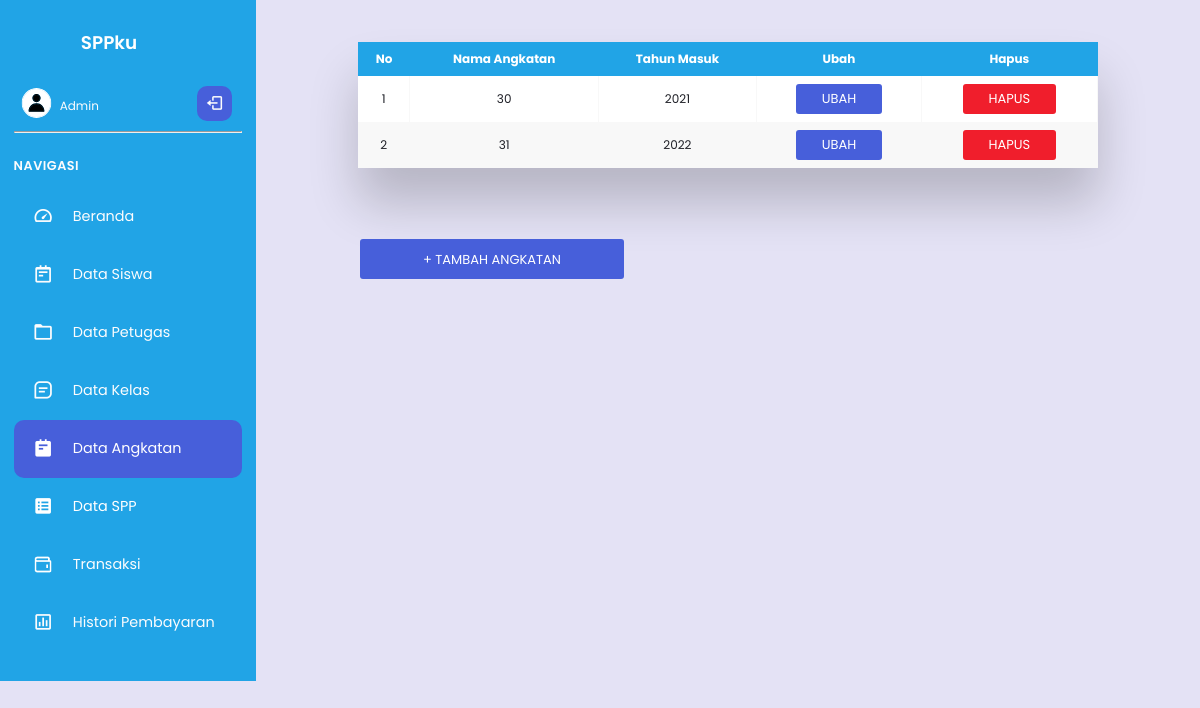
Page /admin/dataangkatan.php on the committed database.
### tables this page shows
CREATE TABLE `angkatan` (
  `id_angkatan` int(11) NOT NULL,
  `nama_angkatan` varchar(255) NOT NULL,
  `tahun_masuk` varchar(255) NOT NULL
);

### admin/dataangkatan.php (the view, shortened to what this page needs)
<!DOCTYPE html>
<html lang="en">
<head>
  <link rel="stylesheet" href="style.css?<?php echo time(); ?>">
  <link href='https://unpkg.com/boxicons@2.0.9/css/boxicons.min.css' rel='stylesheet'>
</head>
<body>
<nav>
    <div class="sidebar-top">
      <h3 class="hide">SPPku</h3>
    </div>
    <div class="sidebar-footer">
      <div class="admin-user tooltip-element" data-tooltip="1">
        <div class="admin-profile hide">
          <img src="gambar/Profile4.svg" alt="" width="30" height="30">
          <div class="admin-info">
            <h5>Admin</h5>
          </div>
        </div>
        <a href="logout.php" class="log-out">
          <i class='bx bx-log-out ' ></i>
        </a>
      </div>
      <hr>
    </div>
    <div class="sidebar-links">
    <h4 class="hide">Navigasi</h4>
      <ul>
      <li class="tooltip-element" data-tooltip="1">
          <a href="index.php" data-active="1">
            <div class="icon">
            <i class='bx bx-tachometer'></i>
            </div>
            <span class="link hide">Beranda</span>
          </a>
        </li>
        <li class="tooltip-element" data-tooltip="0" class="ac">
          <a href="datasiswa.php"  data-active="0">
            <div class="icon">
            <i class='bx bx-notepad'></i>
            </div>
            <span class="link hide">Data Siswa</span>
          </a>
        </li>
        <li class="tooltip-element" data-tooltip="0" class="ac">
          <a href="datapetugas.php"  data-active="0">
            <div class="icon">
            <i class='bx bx-folder'></i>
            </div>
            <span class="link hide">Data Petugas</span>
          </a>
        </li>
        <li class="tooltip-element" data-tooltip="0" class="ac">
          <a href="datakelas.php"  data-active="0">
            <div class="icon">
            <i class='bx bx-message-square-detail'></i>
            </div>
            <span class="link hide">Data Kelas</span>
          </a>
        </li>
        <div class="active-tab">
        <li class="tooltip-element" data-tooltip="0" class="ac">
          <a href="dataangkatan.php"  class="active" data-active="0">
            <div class="icon">
              <i class='bx bxs-notepad'></i>
            </div>
            <span class="link hide">Data Angkatan</span>
          </a>
        </li>
</div>
        <li class="tooltip-element" data-tooltip="0" class="ac">
          <a href="dataspp.php" class="active" data-active="0">
            <div class="icon">
            <i class='bx bxs-spreadsheet' style='color:#ffffff' ></i>
            </div>
            <span class="link hide">Data SPP</span>
          </a>
        </li>
        <li class="tooltip-element" data-tooltip="0">
          <a href="transaksi.php" data-active="4">
            <div class="icon">
            <img style="width:1.3rem; margin-left:19px;"/>
            </div>
            <span class="link hide">Transaksi</span>
          </a>
        </li>
        <li class="tooltip-element" data-tooltip="3">
          <a href="histori.php" data-active="3">
            <div class="icon">
              <i class='bx bx-bar-chart-square'></i>
            </div>
            <span class="link hide">Histori Pembayaran</span>
          </a>
        </li>
      </ul>
    </div>
  </nav>
  <main>
  <?php
        include "koneksi.php";
       $his=mysqli_query($conn, "select * from angkatan  order by nama_angkatan asc");
       $row = mysqli_num_rows($his);
       if($row==0){
        echo "<h3 style='color:black;text-align:center;' >  Tidak ada Data Angkatan</h3>";
        echo "<a href='tambah_angkatan.php' class='button-tambah2'>+Tambah Data</a>";
      }elseif($row >0){
?>
<div class="table-wrapper">
    <table class="fl-table">
        <thead>
        <tr>
        <th> No </th>
                            <th> Nama Angkatan </th>
                            <th> Tahun Masuk </th>
                            <th> Ubah </th>
                            <th> Hapus </th>
        </tr>
        </thead>
        <tbody>
        <?php
$no=0;
while($histori = mysqli_fetch_array($his)){
    $no++;
    $hapus="<td>"."<a href='hapus.php?id_angkatan=".$histori['id_angkatan']."' onclick='return confirm(\"Apakah anda yakin menghapus data ini?\")' class='button-hapus'>Hapus</a>"."</td>";
    $ubah="<td>"."<a href='ubah_angkatan.php?id_angkatan=".$histori['id_angkatan']."'  class='button-ubah'>Ubah</a>"."</td>";
?>
                          <tr>
                            <td><?=$no?></td>
                            <td><?=$histori['nama_angkatan']?></td>
                            <td><?=$histori['tahun_masuk'].$ubah.$hapus?></td>
                          </tr>
                          <?php
}
                          ?>
                        </tbody>
                      </table>
</div>
<a href="tambah_angkatan.php" class="button-tambah4">+ Tambah Angkatan</a>
<?php
      }
?>
  </main>
    </body>
    </html>

### admin/style.css (style rules this page uses)
*, *::before, *::after { padding: 0; margin: 0; box-sizing: border-box; }
:root { --main-color: #21a4e6; --main-color-dark: #475fda; --main-color-light: #5872f5; --text-color: #fcfcfd; }
body { font-family: "Poppins", sans-serif; overflow-x: hidden; background-color: #e4e2f5; min-height: 100vh; display: flex; position: relative; }
a { text-decoration: none; }
ul { list-style: none; }
nav { position: sticky; top: 0; left: 0; height: 100%; background-color: var(--main-color); width: 16rem; padding: 1.8rem 0.85rem; color: #fff; display: flex; flex-direction: column; transition: width 0.5s ease-in-out; }
nav::before { content: ""; position: absolute; width: 2rem; height: 100%; top: 0; left: 100%; }
main { flex: 1; padding: 2rem; color: #1f2027; display: flex; flex-direction: column; }
.sidebar-top { position: relative; display: flex; align-items: center; }
.sidebar-top h3 { padding-left: 0.5rem; font-weight: 600; font-size: 1.15rem; }
.sidebar-links ul { position: relative; margin-top: 0; }
.sidebar-links li { position: relative; padding: 2.5px 0; }
.sidebar-links a { color: var(--text-color); font-weight: 400; font-size: 0.9rem; display: flex; align-items: center; height: 53px; }
.icon { font-size: 1.3rem; text-align: center; min-width: 3.7rem; display: grid; grid-template-columns: 1fr; grid-template-rows: 1fr; }
.icon i { grid-column: 1 / 2; grid-row: 1 / 2; transition: 0.3s; }
.icon img { grid-column: 1 / 2; grid-row: 1 / 2; transition: 0.3s; }
.icon i:last-child { opacity: 0; color: #fff; }
.sidebar-links a.active, .sidebar-links a:hover { color: #fff; }
.sidebar-links a .link { transition: opacity 0.3s 0.2s, color 0.3s; }
.sidebar-links a.active i:last-child { opacity: 1; }
.active-tab { width: 100%; background-color: var(--main-color-dark); border-radius: 10px; transition: top 0.3s; }
.sidebar-links h4 { position: relative; font-size: 0.8rem; text-transform: uppercase; font-weight: 600; padding: 0 ; color: var(--text-color); letter-spacing: 0.5px; height: 45px; line-height: 45px; transition: opacity 0.3s 0.2s, height 0.5s 0s; }
.sidebar-footer { position: relative; margin-top: 0; margin-left: 0; }
.sidebar-footer hr { margin-top: 10px; color: #fff; height: 2px; margin-bottom: 10px; }
.admin-user { display: flex; align-items: center; margin-left: 0; margin-top: 30px; }
.admin-profile { white-space: nowrap; max-width: 100%; transition: opacity 0.3s 0.2s, max-width 0.7s 0s ease-in-out; display: flex; align-items: center; flex: 1; overflow: hidden; margin-right: 10px; }
.admin-user img { width: 2.9rem; border-radius: 50%; margin: 0 0.4rem; }
.admin-info { width: 100%; }
.admin-info h5 { font-weight: 400; font-size: 0.75rem; color: var(--text-color); margin-top: 0.3rem; line-height: 1; }
.log-out { display: flex; height: 35px; width: 35px; background-color: var(--main-color-dark); color: var(--text-color); align-items: center; justify-content: center; font-size: 1.15rem; border-radius: 10px; margin: 0 0.65rem; transition: color 0.3s; }
.hide { transition: opacity 0.3s 0.2s; }
.table-wrapper { margin: 10px 70px 70px; box-shadow: 0px 35px 50px rgba( 0, 0, 0, 0.2 ); }
.fl-table { border-radius: 5px; font-size: 12px; font-weight: normal; border: none; border-collapse: collapse; width: 100%; white-space: nowrap; background-color: white; }
.fl-table td, .fl-table th { text-align: center; padding: 8px; }
.fl-table td { border-right: 1px solid #f8f8f8; font-size: 12px; }
.fl-table thead th { color: #ffffff; background: var(--main-color); }
.fl-table thead th:nth-child(odd) { color: #ffffff; background: var(--main-color); }
.fl-table tr:nth-child(even) { background: #F8F8F8; }
.button-ubah { background-color: var(--main-color-dark); border: none; color: white; padding: 5px 26px; text-align: center; text-decoration: none; display: inline-block; text-transform: uppercase; font-size: 13px; border-radius: 3px; }
.button-hapus { background-color: #f01e2c; border: none; color: white; padding: 5px 26px; text-align: center; text-decoration: none; display: inline-block; text-transform: uppercase; font-size: 13px; border-radius: 3px; }
.button-tambah4 { background-color: var(--main-color-dark); width: 30%; height: 40px; border: none; color: white; padding: 11px 26px; text-align: center; text-decoration: none; display: inline-block; text-transform: uppercase; font-size: 13px; margin-left: 70px; border-radius: 3px; margin-top: 1px; margin-left: 4.5rem; margin-right: auto; }

### rows in the picture
angkatan: nama_angkatan "30", tahun_masuk "2021"
angkatan: nama_angkatan "31", tahun_masuk "2022"
